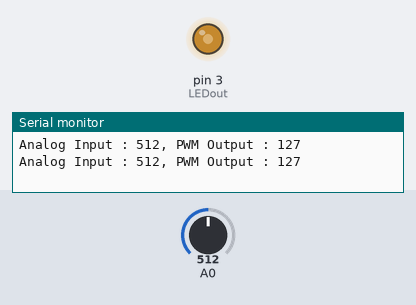
Simulated run of this sketch. Board: Arduino Uno, built with avr-gcc and run on an emulated ATmega328P. Parts: output pins drawn as LEDs (lit = HIGH), the last lines printed to the serial monitor. The test bench sets the inputs (shaded band); at power-on: A0 = 512.

Above: at 1.8 s.
1.9 s: A0 set to 716
At 2.5 s:
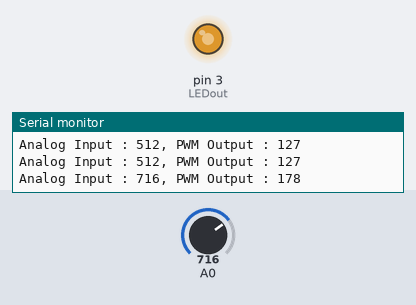
3.5 s: A0 set to 900
At 5.2 s:
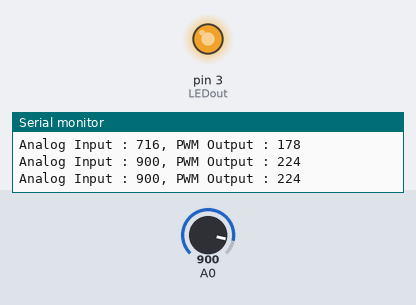
5.5 s: A0 set to 122
At 6.8 s:
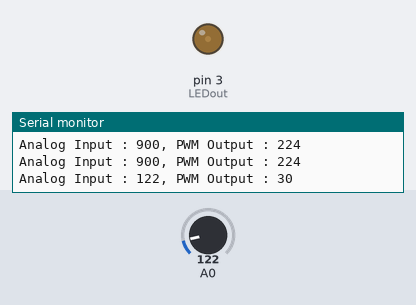
7.5 s: A0 set to 0
At 8.4 s:
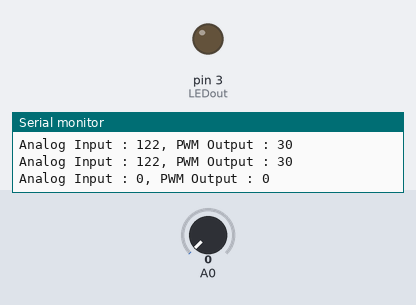
9.5 s: A0 set to 511
At 11.2 s:
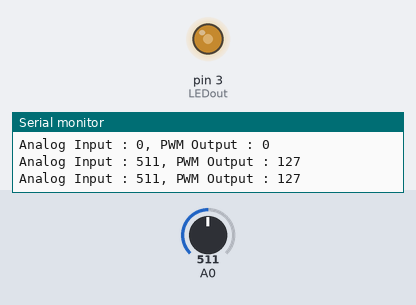
Timing chart, 0 to 12.5 s (numbered marks = the images above; inputs shaded):
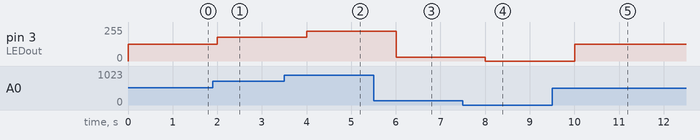

The sketch:

sketch_sep21b.ino
```cpp
int LEDout = 3;

void setup() {
  // put your setup code here, to run once:

  Serial.begin(9600);
  pinMode(LEDout,OUTPUT);
}

void loop() {
  // put your main code here, to run repeatedly:

  int val = analogRead(A0);
  int mappedValue = map(val, 0, 1023, 0 ,255);

  analogWrite(LEDout, mappedValue);

  Serial.println("Analog Input : " + String(val)+ ", PWM Output : " + String(mappedValue));

  delay(1000);
}
```

Measured:
- after the input at 1.9 s, pin 3 (LEDout): 127/255 → 178/255 after 0.10 s
- after the input at 3.5 s, pin 3 (LEDout): 178/255 → 224/255 after 0.50 s
- after the input at 5.5 s, pin 3 (LEDout): 224/255 → 30/255 after 0.50 s
- after the input at 7.5 s, pin 3 (LEDout): 30/255 → 0/255 after 0.51 s
- after the input at 9.5 s, pin 3 (LEDout): 0/255 → 127/255 after 0.51 s
